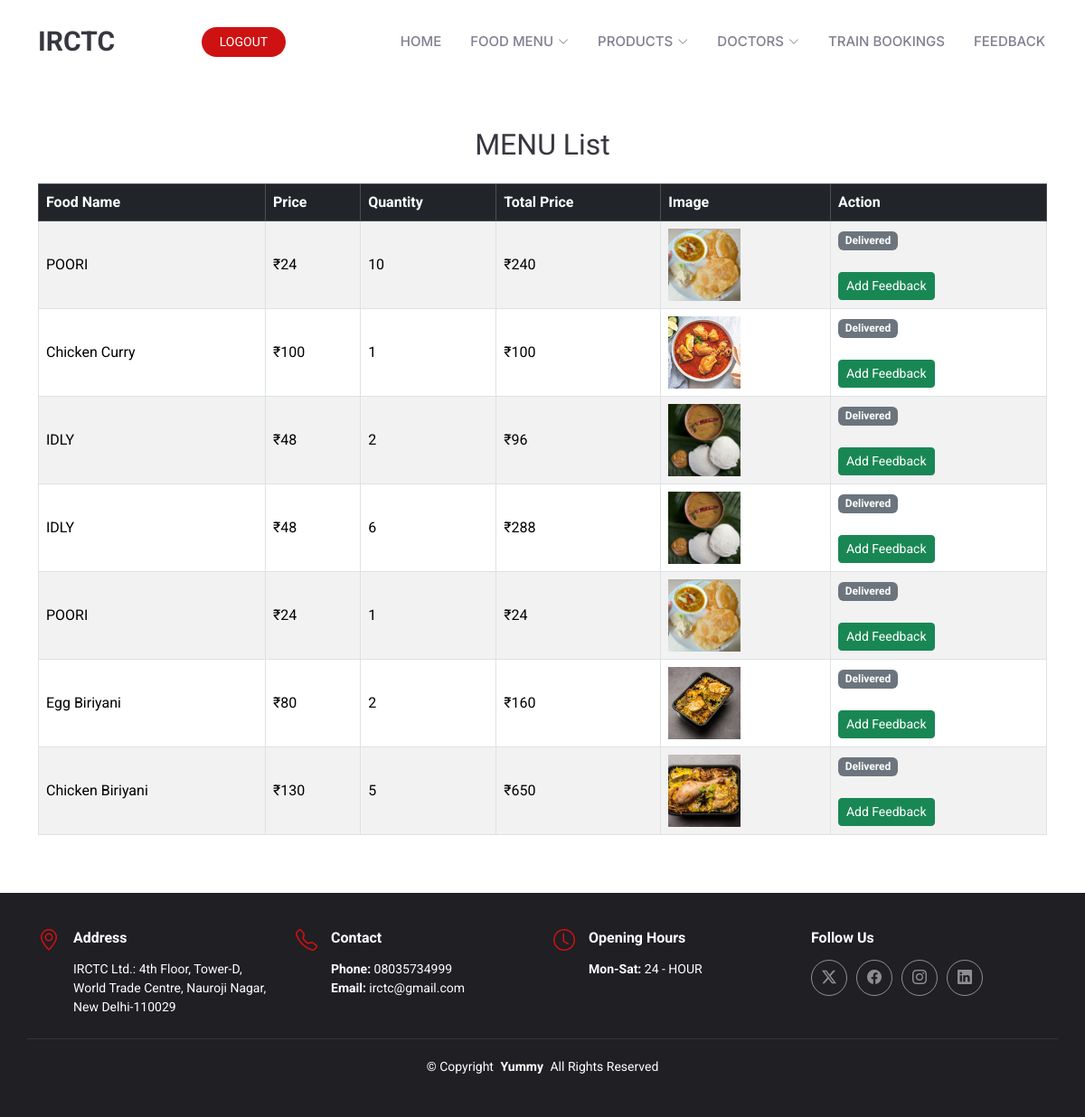
Page /user/view_menu_booking.php (signed in) on the committed database.
### tables this page shows
CREATE TABLE `book_menu` (
  `id` int(100) NOT NULL,
  `quantity` int(50) NOT NULL,
  `total` int(50) NOT NULL,
  `status` varchar(50) NOT NULL,
  `user_id` int(100) NOT NULL,
  `menu_id` int(100) NOT NULL
);

CREATE TABLE `menu` (
  `id` int(11) NOT NULL,
  `food_name` varchar(20) NOT NULL,
  `description` varchar(200) NOT NULL,
  `quantity` varchar(20) NOT NULL,
  `price` varchar(20) NOT NULL,
  `image` varchar(200) NOT NULL,
  `supplier_id` int(11) NOT NULL,
  `status` varchar(50) DEFAULT NULL
);

### user/view_menu_booking.php (the view, shortened to what this page needs)
<?php
include 'header.php';
include '../connection.php';
?>
<div class="container py-5">
  <h2 class="text-center mb-4">MENU List</h2>
  <?php
  $log = $_SESSION['id'];
  $str = "SELECT bm.*, m.food_name, m.price, m.image
          FROM book_menu bm
          JOIN menu m ON bm.menu_id = m.id
          WHERE bm.user_id = '$log'";
  $result = mysqli_query($con, $str);
  if (mysqli_num_rows($result) > 0) {
  ?>
    <div class="table-responsive">
      <table class="table table-bordered table-hover table-striped align-middle">
        <thead class="table-dark">
          <tr>
            <th scope="col">Food Name</th>
            <th scope="col">Price</th>
            <th scope="col">Quantity</th>
            <th scope="col">Total Price</th>
            <th scope="col">Image</th>
            <th scope="col">Action</th>
          </tr>
        </thead>
        <tbody>
          <?php
            mysqli_data_seek($result, 0);
            while ($data = mysqli_fetch_array($result)) {
          ?>
            <tr>
              <td><?php echo htmlspecialchars($data['food_name']); ?></td>
              <td>₹<?php echo htmlspecialchars($data['price']); ?></td>
              <td><?php echo htmlspecialchars($data['quantity']); ?></td>
              <td>₹<?php echo htmlspecialchars($data['total']); ?></td>
              <td>
                <img src="../uploads/<?php echo htmlspecialchars($data['image']); ?>" width="80" height="80" style="object-fit:cover;">
              </td>
              <td>
                <?php if ($data['status'] === 'pending') { ?>
                  <a href="pay_menu.php?id=<?php echo $data['id']; ?>" class="btn btn-success btn-sm mb-1">Pay Now</a>
                  <a href="cancel_menu.php?id=<?php echo $data['id']; ?>" class="btn btn-danger btn-sm">Cancel</a>
                <?php } else { ?>
                  <span class="badge bg-secondary"><?php echo htmlspecialchars(ucfirst($data['status'])); ?></span><br><br>
                  <a href="add_menu_feedback.php?id=<?php echo $data['id']; ?>" class="btn btn-success btn-sm">Add Feedback</a>
                <?php } ?>
              </td>
            </tr>
          <?php } ?>
        </tbody>
      </table>
    </div>
  <?php
  } else {
    echo "<h4 class='text-center text-danger mt-5'>Menu not found</h4>";
  }
  ?>
</div>
<?php include 'footer.php'; ?>

### user/assets/css/main.css (style rules this page uses)
:root { --default-font: "Roboto", system-ui, -apple-system, "Segoe UI", Roboto, "Helvetica Neue", Arial, "Noto Sans", "Liberation Sans", sans-serif, "Apple Color Emoji", "Segoe UI Emoji", "Segoe UI Symbol", "Noto Color Emoji"; --heading-font: "Amatic SC", sans-serif; --nav-font: "Inter", sans-serif; }
:root { --background-color: #ffffff; --default-color: #212529; --heading-color: #37373f; --accent-color: #ce1212; --surface-color: #ffffff; --contrast-color: #ffffff; }
:root { --nav-color: #7f7f90; --nav-hover-color: #ce1212; --nav-mobile-background-color: #ffffff; --nav-dropdown-background-color: #ffffff; --nav-dropdown-color: #7f7f90; --nav-dropdown-hover-color: #ce1212; }
:root { scroll-behavior: smooth; }
body { color: var(--default-color); background-color: var(--background-color); font-family: var(--default-font); }
a { color: var(--accent-color); text-decoration: none; transition: 0.3s; }
h1, h2, h3, h4, h5, h6 { color: var(--heading-color); font-family: var(--heading-font); }

### rows in the picture
book_menu: menu.food_name "POORI", menu.price "24", quantity "10", total "240", menu.image (picture), status "Delivered"
book_menu: menu.food_name "Chicken Curry", menu.price "100", quantity "1", total "100", menu.image (picture), status "Delivered"
book_menu: menu.food_name "IDLY", menu.price "48", quantity "2", total "96", menu.image (picture), status "Delivered"
book_menu: menu.food_name "IDLY", menu.price "48", quantity "6", total "288", menu.image (picture), status "Delivered"
book_menu: menu.food_name "POORI", menu.price "24", quantity "1", total "24", menu.image (picture), status "Delivered"
book_menu: menu.food_name "Egg Biriyani", menu.price "80", quantity "2", total "160", menu.image (picture), status "Delivered"
book_menu: menu.food_name "Chicken Biriyani", menu.price "130", quantity "5", total "650", menu.image (picture), status "Delivered"
